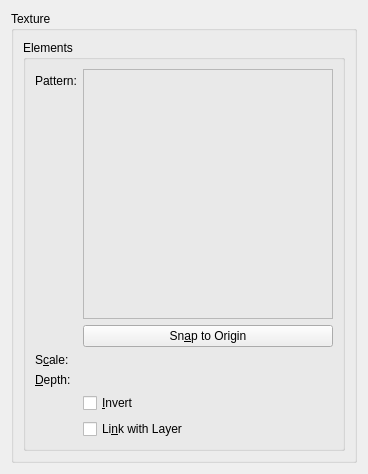
<?xml version="1.0" encoding="utf-8"?>
<ui version="4.0">
 <author>
    SPDX-FileCopyrightText: none
    SPDX-License-Identifier: GPL-3.0-or-later
  </author>
 <class>WdgTexture</class>
 <widget class="QWidget" name="WdgTexture">
  <property name="geometry">
   <rect>
    <x>0</x>
    <y>0</y>
    <width>365</width>
    <height>472</height>
   </rect>
  </property>
  <layout class="QGridLayout" name="gridLayout">
   <item column="0" row="0">
    <widget class="QGroupBox" name="groupBox">
     <property name="title">
      <string>Texture</string>
     </property>
     <layout class="QVBoxLayout" name="verticalLayout_3">
      <item>
       <widget class="QGroupBox" name="groupBox_2">
        <property name="title">
         <string>Elements</string>
        </property>
        <layout class="QFormLayout" name="formLayout">
         <item column="0" row="0">
          <widget class="QLabel" name="label">
           <property name="text">
            <string>Pattern:</string>
           </property>
          </widget>
         </item>
         <item column="1" row="0">
          <layout class="QVBoxLayout" name="verticalLayout">
           <item>
            <widget class="KisPatternChooser" name="patternChooser">
             <property name="sizePolicy">
              <sizepolicy hsizetype="Expanding" vsizetype="Expanding">
               <horstretch>0</horstretch>
               <verstretch>0</verstretch>
              </sizepolicy>
             </property>
             <property name="minimumSize">
              <size>
               <width>250</width>
               <height>250</height>
              </size>
             </property>
             <property name="frameShape">
              <enum>QFrame::StyledPanel</enum>
             </property>
             <property name="frameShadow">
              <enum>QFrame::Raised</enum>
             </property>
            </widget>
           </item>
           <item>
            <widget class="QPushButton" name="bnSnapToOrigin">
             <property name="text">
              <string>Sn&amp;ap to Origin</string>
             </property>
            </widget>
           </item>
          </layout>
         </item>
         <item column="0" row="1">
          <widget class="QLabel" name="label_8">
           <property name="text">
            <string>S&amp;cale:</string>
           </property>
           <property name="buddy">
            <cstring>intScale</cstring>
           </property>
          </widget>
         </item>
         <item column="1" row="1">
          <widget class="KisSliderSpinBox" name="intScale" native="true">
           <property name="sizePolicy">
            <sizepolicy hsizetype="Expanding" vsizetype="Preferred">
             <horstretch>0</horstretch>
             <verstretch>0</verstretch>
            </sizepolicy>
           </property>
           <property name="toolTip">
            <string>Set size of gradation</string>
           </property>
          </widget>
         </item>
         <item column="0" row="2">
          <widget class="QLabel" name="label_10">
           <property name="text">
            <string>&amp;Depth:</string>
           </property>
           <property name="buddy">
            <cstring>intScale</cstring>
           </property>
          </widget>
         </item>
         <item column="1" row="2">
          <widget class="KisSliderSpinBox" name="intDepth" native="true">
           <property name="sizePolicy">
            <sizepolicy hsizetype="Expanding" vsizetype="Preferred">
             <horstretch>0</horstretch>
             <verstretch>0</verstretch>
            </sizepolicy>
           </property>
           <property name="toolTip">
            <string>Set size of gradation</string>
           </property>
          </widget>
         </item>
         <item column="1" row="3">
          <widget class="QCheckBox" name="chkInvert">
           <property name="text">
            <string comment="@option:check In Layer Style">&amp;Invert</string>
           </property>
          </widget>
         </item>
         <item column="1" row="4">
          <widget class="QCheckBox" name="chkLinkWithLayer">
           <property name="text">
            <string>Li&amp;nk with Layer</string>
           </property>
          </widget>
         </item>
        </layout>
        <zorder>label_8</zorder>
        <zorder>label</zorder>
        <zorder>intScale</zorder>
        <zorder>label_10</zorder>
        <zorder>intDepth</zorder>
        <zorder>chkInvert</zorder>
        <zorder>chkLinkWithLayer</zorder>
       </widget>
      </item>
      <item>
       <spacer name="verticalSpacer">
        <property name="orientation">
         <enum>Qt::Vertical</enum>
        </property>
        <property name="sizeHint" stdset="0">
         <size>
          <width>20</width>
          <height>0</height>
         </size>
        </property>
       </spacer>
      </item>
     </layout>
    </widget>
   </item>
  </layout>
 </widget>
 <customwidgets>
  <customwidget>
   <class>KisSliderSpinBox</class>
   <extends>QWidget</extends>
   <header location="global">kis_slider_spin_box.h</header>
   <container>1</container>
  </customwidget>
  <customwidget>
   <class>KisPatternChooser</class>
   <extends>QFrame</extends>
   <header location="global">kis_pattern_chooser.h</header>
   <container>1</container>
  </customwidget>
 </customwidgets>
 <resources/>
 <connections/>
</ui>
